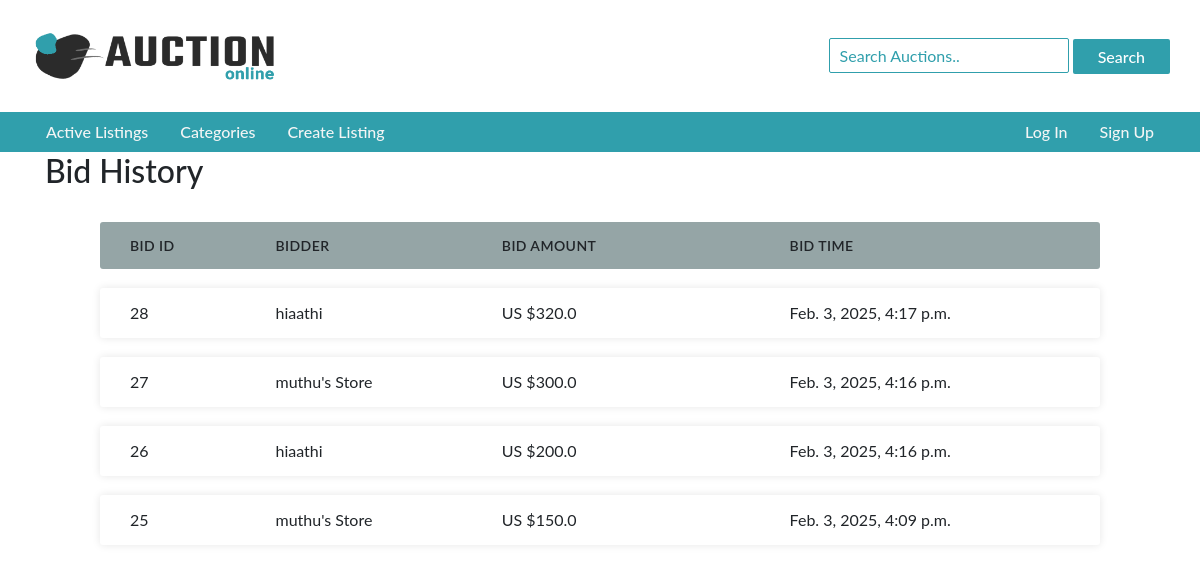
Page /listing/12/bids on the committed database.
### auctions/models.py (models this page shows, shortened)
class UserBid(models.Model):
    bidder = models.ForeignKey(User, on_delete=models.CASCADE, related_name="user_bid")
    listing = models.ManyToManyField(Listing, related_name="bids")
    bid = models.FloatField()
    time = models.DateTimeField(default=datetime.now)  # Set default correctly

class User(AbstractUser):
    watchlist = models.ManyToManyField(Listing, blank=True, related_name="watchers")
    listing = models.ManyToManyField(Listing, blank=True, related_name="creater")
    bought_items = models.ManyToManyField(Listing, blank=True, related_name="buyer")
    def __str__(self):
        return f"{self.username}"

### auctions/views.py (the view)
# urls.py: path("listing/<int:id>/bids", views.bids, name="bids"),
def bids(request, id):
    list_item = Listing.objects.get(id=id)
    bids = UserBid.objects.filter(listing=list_item).all().order_by('-id')
    creater = list_item.creater.get()
    if request.user == creater:
        creater_view = True
    else:
        creater_view = False
    return render(request, "auctions/bids.html", {
        "bids":bids,
        "list":list_item,
        "creater_view":creater_view
    })

### auctions/templates/auctions/bids.html (shortened to what this page needs)
{% extends 'auctions/layout.html' %}
{% block body %}
    <div class="container">
        <div class="heading">
            <h2>
                <form action="{% url 'auction_command' %}" method="POST">
                    Bid History&nbsp;
                </form>
            </h2>
        </div>
        <div class="listing-lower">
            {% if bids %}
                <div class="bids-div">
                    <ul class="responsive-table">
                        <li class="table-header">
                            <div class="col col-1">Bid Id</div>
                            <div class="col col-2">Bidder</div>
                            <div class="col col-3">Bid Amount</div>
                            <div class="col col-4">Bid Time</div>
                        </li>
                        {% for bid in bids %}
                            <li class="table-row">
                                <div class="col col-1" data-label="Bid Id">{{bid.id}}</div>
                                <div class="col col-2" data-label="Bidder">{{bid.bidder}}</div>
                                <div class="col col-3" data-label="Bid Amount">US ${{bid.bid}}</div>
                                <div class="col col-4" data-label="Bid Time">{{bid.time}}</div>
                            </li>
                        {% endfor %}
                    </ul>
                </div>
            {% else %}
                <center>No bids yet.</center>
            {% endif %}
        </div>
    </div>
{% endblock %}

### auctions/static/auctions/styles.css (style rules this page uses)
body { padding: 0px; word-break: break-all; font-family: 'lato', sans-serif; }
.listing-lower { margin-top: 2em; margin-bottom: 2em; }
.bids-div { max-width: 1000px; margin-left: auto; margin-right: auto; }
.responsive-table { padding-left: 0px; }
.responsive-table li { border-radius: 3px; padding: 13px 15px; display: flex; justify-content: space-between; margin-bottom: 19px; }
.table-header { background-color: #95A5A6; font-size: 14px; font-weight: 600; text-transform: uppercase; letter-spacing: 0.03em; }
.table-row { background-color: #ffffff; box-shadow: 0px 0px 9px 0px rgba(0,0,0,0.1); }
.col-1 { flex-basis: 10%; }
.col-2 { flex-basis: 30%; }
.col-3 { flex-basis: 23%; }
.col-4 { flex-basis: 32%; }

### rows in the picture
UserBid: id "28", bidder "hiaathi", bid "320.0", time "Feb. 3, 2025, 4:17 p.m."
UserBid: id "27", bidder "muthu's Store", bid "300.0", time "Feb. 3, 2025, 4:16 p.m."
UserBid: id "26", bidder "hiaathi", bid "200.0", time "Feb. 3, 2025, 4:16 p.m."
UserBid: id "25", bidder "muthu's Store", bid "150.0", time "Feb. 3, 2025, 4:09 p.m."
